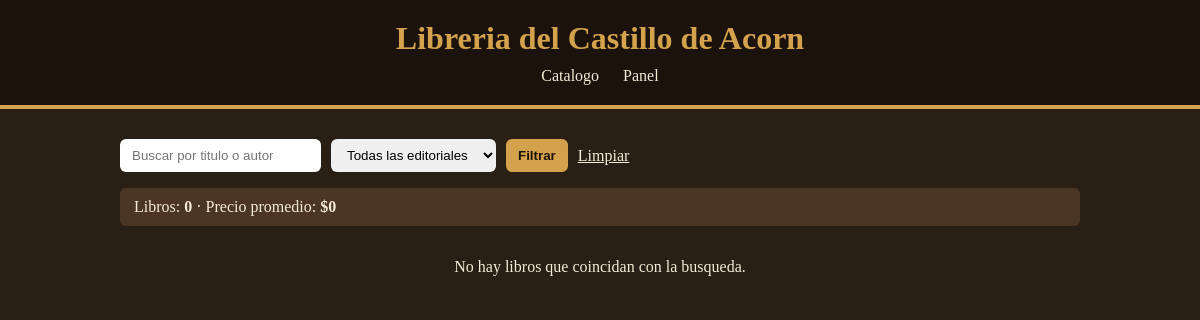
The app's page /, older data.
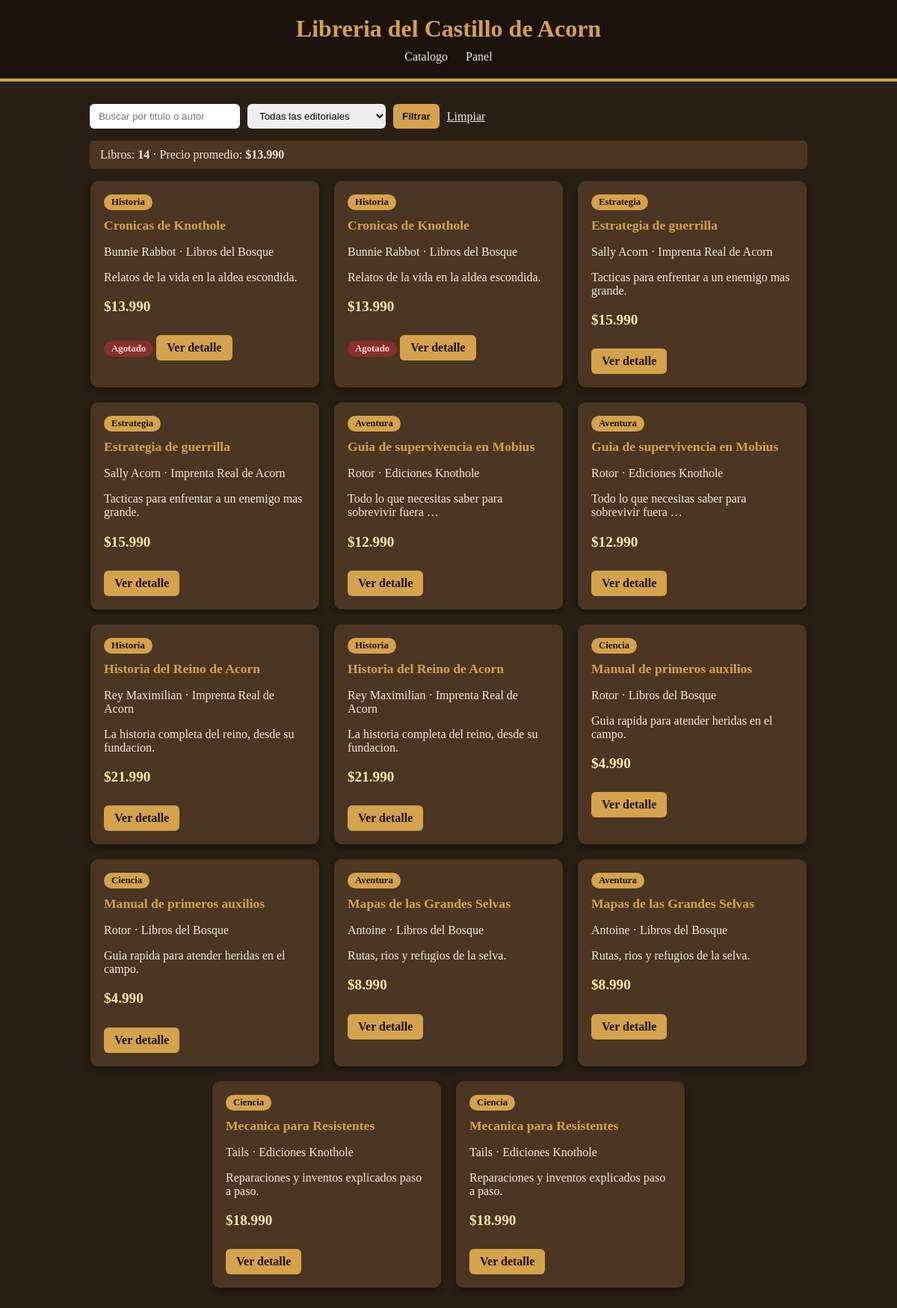
The same page, newer data.
### catalogo/models.py (models this page shows, shortened)
class Libro(models.Model):
    GENEROS = [
        ('aventura', 'Aventura'),
        ('historia', 'Historia'),
        ('ciencia', 'Ciencia'),
        ('estrategia', 'Estrategia'),
    ]
    editorial = models.ForeignKey(
        Editorial,
        on_delete=models.PROTECT,
        related_name='libros',
    )
    titulo = models.CharField(max_length=120)
    autor = models.CharField(max_length=80)
    genero = models.CharField(max_length=15, choices=GENEROS)
    paginas = models.PositiveSmallIntegerField()
    precio = models.PositiveIntegerField()
    disponible = models.BooleanField(default=True)
    sinopsis = models.TextField(blank=True)
    class Meta:
        ordering = ['titulo']
    @property
    def precio_clp(self):
        return f"${self.precio:,}".replace(",",".")

class Editorial(models.Model):
    nombre = models.CharField(max_length=80, unique=True)
    pais = models.CharField(max_length=60)
    fundada = models.PositiveSmallIntegerField()
    activa = models.BooleanField(default=True)
    class Meta:
        ordering = ['nombre']

### catalogo/views.py (the view)
# urls.py: path("", views.inicio, name="inicio"),
def inicio(request):
    q = request.GET.get('q', "").strip()
    editorial_id = request.GET.get('editorial', "")
    libros = Libro.objects.select_related('editorial')
    if q:
        libros = libros.filter(Q(titulo__icontains=q) | Q(autor__icontains=q))
    if editorial_id.isdigit():
        libros = libros.filter(editorial_id=int(editorial_id))
    resumen = libros.aggregate(total=Count('id'), promedio=Avg('precio'))
    promedio = resumen['promedio'] or 0
    promedio_clp = f"${int(promedio):,}".replace(",",".")
    contexto = {
        'libros': libros,
        'editoriales': Editorial.objects.all(),
        'q': q,
        'editorial_sel': editorial_id,
        'total': resumen['total'],
        'promedio_clp': promedio_clp,
    }
    return render(request, 'catalogo/inicio.html', contexto)

### catalogo/templates/catalogo/inicio.html (shortened to what this page needs)
{% extends 'base.html' %}
{% block contenido %}
    <form method="get" class="filtros">
        <input type="text" name="q" value="{{ q }}" placeholder="Buscar por titulo o autor">
        <select name="editorial">
            <option value="">Todas las editoriales</option>
        </select>
        <button type="submit">Filtrar</button>
        <a href="{% url 'catalogo:inicio' %}">Limpiar</a>
    </form>
    <p class="resumen">
        Libros: <strong>{{ total }}</strong> ·
        Precio promedio: <strong>{{ promedio_clp }}</strong>
    </p>
    <div class="lista">
    {% for l in libros %}
        <div class="tarjeta">
            <span class="genero">{{ l.get_genero_display }}</span>
            <h2>{{ l.titulo }}</h2>
            <p>{{ l.autor }} · {{ l.editorial.nombre }}</p>
            <p>{{ l.sinopsis|truncatewords:8 }}</p>
            <p class="precio">{{ l.precio_clp }}</p>
            {% if not l.disponible %}
                <span class="agotado">Agotado</span>
            {% endif %}
            <a href="{% url 'catalogo:detalle' l.id %}">Ver detalle</a>
        </div>
    {% empty %}
        <p>No hay libros que coincidan con la busqueda.</p>
    {% endfor %}
    </div>
{% endblock %}

### templates/base.html (shortened to what this page needs)
{% load static %}
<!DOCTYPE html>
<html lang="es">
<head>
    <link rel="stylesheet" href="{% static 'css/libreria.css' %}">
</head>
<body>
    <header>
        <h1>Libreria del Castillo de Acorn</h1>
        <nav>
            <a href="{% url 'catalogo:inicio' %}">Catalogo</a>
            <a href="{% url 'admin:index' %}">Panel</a>
        </nav>
    </header>
    <main>
        {% block contenido %}{% endblock %}
    </main>
</body>
</html>

### static/css/libreria.css (style rules this page uses)
body { background-color: #2a1f14; color: #f5ead8; font-family: Georgia, 'Times New Roman', serif; margin: 0; }
header { background-color: #1b130b; padding: 20px; text-align: center; border-bottom: 4px solid #d4a24c; }
header h1 { color: #d4a24c; margin: 0 0 10px 0; }
nav a { color: #f5ead8; margin: 0 10px; text-decoration: none; }
main { max-width: 960px; margin: 30px auto; padding: 0 20px; }
.filtros { display: flex; flex-wrap: wrap; gap: 10px; margin-bottom: 15px; }
.filtros input, .filtros select, .filtros button { padding: 8px 12px; border-radius: 6px; border: none; }
.filtros button { background-color: #d4a24c; color: #1b130b; font-weight: bold; cursor: pointer; }
.filtros a { color: #f5ead8; align-self: center; }
.resumen { background-color: #4a3622; padding: 10px 14px; border-radius: 6px; }
.lista { display: flex; flex-wrap: wrap; gap: 20px; justify-content: center; }
.tarjeta { background-color: #4a3622; border-radius: 10px; padding: 18px; width: 270px; box-shadow: 0 4px 8px rgba(0, 0, 0, 0.4); }
.tarjeta h2 { color: #d4a24c; font-size: 1.1rem; margin-top: 10px; }
.tarjeta a, .boton { display: inline-block; margin-top: 8px; background-color: #d4a24c; color: #1b130b; padding: 8px 14px; border-radius: 6px; text-decoration: none; font-weight: bold; }
.precio { font-size: 1.2rem; font-weight: bold; color: #ffe6a8; }
.genero { display: inline-block; background-color: #d4a24c; color: #1b130b; padding: 3px 10px; border-radius: 12px; font-size: 0.8rem; font-weight: bold; }
.agotado { display: inline-block; background-color: #8b2e2e; color: #ffd6d6; padding: 3px 10px; border-radius: 12px; font-size: 0.8rem; font-weight: bold; }

Row changes from the older to the newer data that the page shows:
added Libro: genero "Historia", titulo "Cronicas de Knothole", autor "Bunnie Rabbot", editorial.nombre "Libros del Bosque", sinopsis "Relatos de la vida en la aldea escondida.", precio_clp "$13.990", disponible "Agotado"
added Libro: genero "Historia", titulo "Cronicas de Knothole", autor "Bunnie Rabbot", editorial.nombre "Libros del Bosque", sinopsis "Relatos de la vida en la aldea escondida.", precio_clp "$13.990", disponible "Agotado"
added Libro: genero "Estrategia", titulo "Estrategia de guerrilla", autor "Sally Acorn", editorial.nombre "Imprenta Real de Acorn", sinopsis "Tacticas para enfrentar a un enemigo mas grande.", precio_clp "$15.990"
added Libro: genero "Estrategia", titulo "Estrategia de guerrilla", autor "Sally Acorn", editorial.nombre "Imprenta Real de Acorn", sinopsis "Tacticas para enfrentar a un enemigo mas grande.", precio_clp "$15.990"
added Libro: genero "Aventura", titulo "Guia de supervivencia en Mobius", autor "Rotor", editorial.nombre "Ediciones Knothole", sinopsis "Todo lo que necesitas saber para sobrevivir fuera …", precio_clp "$12.990"
added Libro: genero "Aventura", titulo "Guia de supervivencia en Mobius", autor "Rotor", editorial.nombre "Ediciones Knothole", sinopsis "Todo lo que necesitas saber para sobrevivir fuera …", precio_clp "$12.990"
added Libro: genero "Historia", titulo "Historia del Reino de Acorn", autor "Rey Maximilian", editorial.nombre "Imprenta Real de Acorn", sinopsis "La historia completa del reino, desde su fundacion.", precio_clp "$21.990"
added Libro: genero "Historia", titulo "Historia del Reino de Acorn", autor "Rey Maximilian", editorial.nombre "Imprenta Real de Acorn", sinopsis "La historia completa del reino, desde su fundacion.", precio_clp "$21.990"
added Libro: genero "Ciencia", titulo "Manual de primeros auxilios", autor "Rotor", editorial.nombre "Libros del Bosque", sinopsis "Guia rapida para atender heridas en el campo.", precio_clp "$4.990"
added Libro: genero "Ciencia", titulo "Manual de primeros auxilios", autor "Rotor", editorial.nombre "Libros del Bosque", sinopsis "Guia rapida para atender heridas en el campo.", precio_clp "$4.990"
added Libro: genero "Aventura", titulo "Mapas de las Grandes Selvas", autor "Antoine", editorial.nombre "Libros del Bosque", sinopsis "Rutas, rios y refugios de la selva.", precio_clp "$8.990"
added Libro: genero "Aventura", titulo "Mapas de las Grandes Selvas", autor "Antoine", editorial.nombre "Libros del Bosque", sinopsis "Rutas, rios y refugios de la selva.", precio_clp "$8.990"
added Libro: genero "Ciencia", titulo "Mecanica para Resistentes", autor "Tails", editorial.nombre "Ediciones Knothole", sinopsis "Reparaciones y inventos explicados paso a paso.", precio_clp "$18.990"
added Libro: genero "Ciencia", titulo "Mecanica para Resistentes", autor "Tails", editorial.nombre "Ediciones Knothole", sinopsis "Reparaciones y inventos explicados paso a paso.", precio_clp "$18.990"
Text that changed along with them:
{{ total }}: "0" → "14"
{{ promedio_clp }}: "$0" → "$13.990"
text no longer shown: "No hay libros que coincidan con la busqueda."
